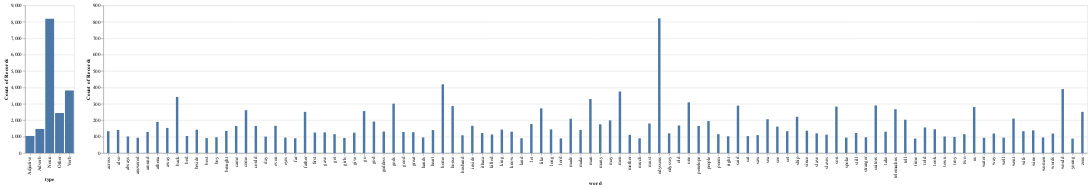

Notebook code for this chart:
### Code cell
# along the type column, we want to support a filter selection
selection = alt.selection(type="multi", fields=['type'])

# we create a composite chart consisting of two sub-charts
# the base holds it together and acts as the concierge taking care of the data
base = alt.Chart(df_pared)

# this shows the types, note that we rely on Altair's aggregation prowess
chart1 = base.mark_bar().encode(
  x = alt.Y('type:N'),
  y = alt.X('count()'),
  # when a bar is selected, the others are displayed with reduced opacity
  opacity=alt.condition(selection, alt.value(1), alt.value(.25)),
).add_selection(selection)

# this chart reacts to the selection made in the left/above chart
chart2 = base.mark_bar(width=5).encode(
  x = 'word:N',
  y = alt.Y('count()'),
).transform_filter(selection)

chart1 | chart2

### Figure 1 — Vega specification as saved in the notebook (floating-point values rounded to 4 significant figures; data arrays with more than 128 entries replaced by an {"elided": "..."} marker saying what was removed)
{"$schema": "https://vega.github.io/schema/vega/v5.json", "data": [{"name": "param_1_store"}, {"name": "source_0", "values": {"elided": "16946 records"}}, {"name": "data_0", "values": [{"__count": 2438, "type": "Other"}, {"__count": 8188, "type": "Noun"}, {"__count": 1468, "type": "Adverb"}, {"__count": 3812, "type": "Verb"}, {"__count": 1040, "type": "Adjective"}]}, {"name": "data_1", "source": "source_0", "transform": [{"type": "filter", "expr": "!length(data(\"param_1_store\")) || vlSelectionTest(\"param_1_store\", datum)"}, {"type": "aggregate", "groupby": ["word"], "fields": [null], "ops": ["count"], "as": ["__count"]}, {"type": "project", "fields": ["__count", "word"]}]}, {"name": "data_0_view_1_x_domain_type", "values": [{"type": "Other"}, {"type": "Noun"}, {"type": "Adverb"}, {"type": "Verb"}, {"type": "Adjective"}]}, {"name": "data_0_view_1_y_domain___count", "values": [{"min": 1040, "max": 8188}]}, {"name": "data_1_concat_1_x_domain_word", "source": "data_1", "transform": [{"type": "aggregate", "groupby": ["word"], "fields": [], "ops": [], "as": []}, {"type": "formula", "expr": "datum['word']", "as": "sort_field"}, {"type": "project", "fields": ["word"]}]}, {"name": "data_1_concat_1_y_domain___count", "source": "data_1", "transform": [{"type": "formula", "expr": "+datum['__count']", "as": "__count"}, {"type": "aggregate", "groupby": [], "fields": ["__count", "__count"], "ops": ["min", "max"], "as": ["min", "max"]}]}], "signals": [{"name": "view_1_x_step", "value": 20}, {"name": "view_1_width", "update": "bandspace(domain('view_1_x').length, 0.1, 0.05) * view_1_x_step"}, {"name": "concat_1_x_step", "value": 20}, {"name": "concat_1_width", "update": "bandspace(domain('concat_1_x').length, 0.1, 0.05) * concat_1_x_step"}, {"name": "unit", "value": {}, "on": [{"events": "pointermove", "update": "isTuple(group()) ? group() : unit"}]}, {"name": "param_1", "update": "vlSelectionResolve(\"param_1_store\", \"union\", true, true)"}], "marks": [{"type": "group", "name": "view_1_group", "encode": {"update": {"width": {"signal": "view_1_width"}, "height": {"signal": "height"}}}, "signals": [{"name": "param_1_tuple", "on": [{"events": [{"source": "scope", "type": "click"}], "update": "datum && item().mark.marktype !== 'group' && indexof(item().mark.role, 'legend') < 0 ? {unit: \"view_1\", fields: param_1_tuple_fields, values: [(item().isVoronoi ? datum.datum : datum)[\"type\"]]} : null", "force": true}, {"events": [{"source": "view", "type": "dblclick"}], "update": "null"}]}, {"name": "param_1_tuple_fields", "value": [{"type": "E", "field": "type"}]}, {"name": "param_1_toggle", "value": false, "on": [{"events": [{"source": "scope", "type": "click"}], "update": "event.shiftKey"}, {"events": [{"source": "view", "type": "dblclick"}], "update": "false"}]}, {"name": "param_1_modify", "on": [{"events": {"signal": "param_1_tuple"}, "update": "modify(\"param_1_store\", param_1_toggle ? null : param_1_tuple, param_1_toggle ? null : true, param_1_toggle ? param_1_tuple : null)"}]}], "marks": [{"type": "rect", "name": "view_1_marks", "from": {"data": "data_0"}, "encode": {"update": {"x": {"field": "type", "scale": "view_1_x"}, "y2": {"value": 0, "scale": "view_1_y"}, "y": {"field": "__count", "scale": "view_1_y"}, "opacity": [{"value": 1, "test": "!length(data(\"param_1_store\")) || vlSelectionTest(\"param_1_store\", datum)"}, {"value": 0.25}], "fill": {"value": "#4c78a8"}, "width": {"signal": "max(0.25, bandwidth('view_1_x'))"}}}, "interactive": true, "style": ["bar"]}], "axes": [{"scale": "view_1_y", "zindex": 0, "ticks": false, "minExtent": 0, "domain": false, "tickCount": {"signal": "ceil(height/40)"}, "aria": false, "grid": true, "orient": "left", "maxExtent": 0, "labels": false, "gridScale": "view_1_x"}, {"scale": "view_1_x", "orient": "bottom", "labelAlign": "right", "labelAngle": 270, "grid": false, "labelBaseline": "middle", "zindex": 0, "title": "type"}, {"scale": "view_1_y", "tickCount": {"signal": "ceil(height/40)"}, "orient": "left", "zindex": 0, "grid": false, "labelOverlap": true, "title": "Count of Records"}], "style": "cell"}, {"type": "group", "name": "concat_1_group", "encode": {"update": {"height": {"signal": "height"}, "width": {"signal": "concat_1_width"}}}, "marks": [{"type": "rect", "name": "concat_1_marks", "from": {"data": "data_1"}, "encode": {"update": {"fill": {"value": "#4c78a8"}, "xc": {"field": "word", "scale": "concat_1_x", "band": 0.5}, "width": {"value": 5}, "y": {"field": "__count", "scale": "concat_1_y"}, "y2": {"value": 0, "scale": "concat_1_y"}}}, "style": ["bar"], "interactive": false}], "axes": [{"scale": "concat_1_y", "aria": false, "domain": false, "orient": "left", "maxExtent": 0, "minExtent": 0, "labels": false, "gridScale": "concat_1_x", "grid": true, "tickCount": {"signal": "ceil(height/40)"}, "ticks": false, "zindex": 0}, {"scale": "concat_1_x", "orient": "bottom", "title": "word", "labelAngle": 270, "labelBaseline": "middle", "zindex": 0, "grid": false, "labelAlign": "right"}, {"scale": "concat_1_y", "labelOverlap": true, "zindex": 0, "title": "Count of Records", "tickCount": {"signal": "ceil(height/40)"}, "orient": "left", "grid": false}], "style": "cell"}], "scales": [{"name": "view_1_x", "type": "band", "domain": {"data": "data_0_view_1_x_domain_type", "field": "type", "sort": true}, "range": {"step": {"signal": "view_1_x_step"}}, "paddingInner": 0.1, "paddingOuter": 0.05}, {"name": "view_1_y", "type": "linear", "domain": [{"signal": "(data(\"data_0_view_1_y_domain___count\")[0] || {}).min"}, {"signal": "(data(\"data_0_view_1_y_domain___count\")[0] || {}).max"}], "range": [{"signal": "height"}, 0], "nice": true, "zero": true}, {"name": "concat_1_x", "type": "band", "domain": {"data": "data_1_concat_1_x_domain_word", "field": "word", "sort": true}, "range": {"step": {"signal": "concat_1_x_step"}}, "paddingInner": 0.1, "paddingOuter": 0.05}, {"name": "concat_1_y", "type": "linear", "domain": [{"signal": "(data(\"data_1_concat_1_y_domain___count\")[0] || {}).min"}, {"signal": "(data(\"data_1_concat_1_y_domain___count\")[0] || {}).max"}], "range": [{"signal": "height"}, 0], "zero": true, "nice": true}], "padding": 5, "background": "white", "layout": {"padding": 20, "bounds": "full", "align": "each"}, "height": 300}
